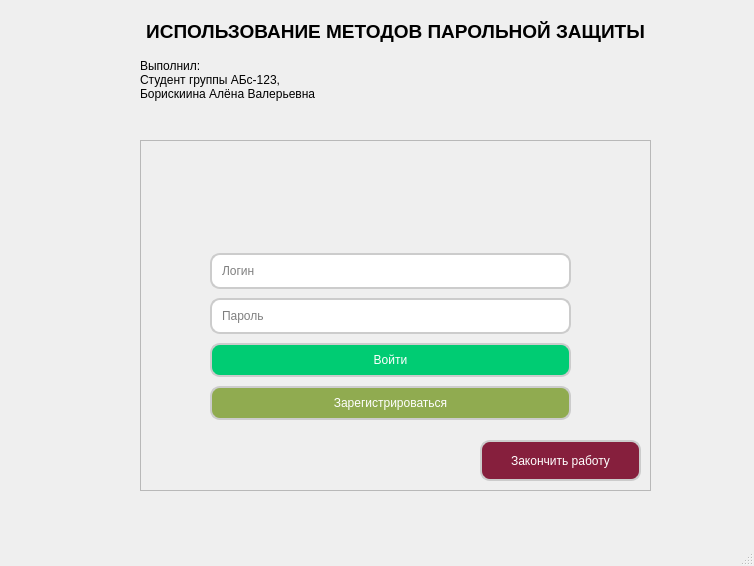
<?xml version="1.0" encoding="UTF-8"?>
<ui version="4.0">
 <class>MainWindow</class>
 <widget class="QMainWindow" name="MainWindow">
  <property name="geometry">
   <rect>
    <x>0</x>
    <y>0</y>
    <width>754</width>
    <height>566</height>
   </rect>
  </property>
  <property name="windowTitle">
   <string>MainWindow</string>
  </property>
  <property name="styleSheet">
   <string notr="true"/>
  </property>
  <widget class="QWidget" name="centralwidget">
   <widget class="QWidget" name="verticalLayoutWidget">
    <property name="geometry">
     <rect>
      <x>140</x>
      <y>10</y>
      <width>511</width>
      <height>91</height>
     </rect>
    </property>
    <layout class="QVBoxLayout" name="verticalLayout">
     <item>
      <widget class="QLabel" name="label">
       <property name="font">
        <font>
         <pointsize>14</pointsize>
         <bold>true</bold>
        </font>
       </property>
       <property name="text">
        <string>ИСПОЛЬЗОВАНИЕ МЕТОДОВ ПАРОЛЬНОЙ ЗАЩИТЫ</string>
       </property>
       <property name="alignment">
        <set>Qt::AlignCenter</set>
       </property>
      </widget>
     </item>
     <item>
      <widget class="QLabel" name="label_2">
       <property name="text">
        <string>Выполнил:
Студент группы АБс-123,
Борискиина Алёна Валерьевна</string>
       </property>
      </widget>
     </item>
    </layout>
   </widget>
   <widget class="QFrame" name="frame">
    <property name="geometry">
     <rect>
      <x>140</x>
      <y>140</y>
      <width>511</width>
      <height>351</height>
     </rect>
    </property>
    <property name="styleSheet">
     <string notr="true">QFrame{
    background-color: #ffffff;
    border-radius: 10px;
};</string>
    </property>
    <property name="frameShape">
     <enum>QFrame::StyledPanel</enum>
    </property>
    <property name="frameShadow">
     <enum>QFrame::Raised</enum>
    </property>
    <widget class="QLabel" name="label_5">
     <property name="geometry">
      <rect>
       <x>100</x>
       <y>40</y>
       <width>301</width>
       <height>61</height>
      </rect>
     </property>
     <property name="text">
      <string/>
     </property>
     <property name="pixmap">
      <pixmap resource="resources/mainwindow.qrc">:/resources/images/logo.png</pixmap>
     </property>
     <property name="scaledContents">
      <bool>true</bool>
     </property>
    </widget>
    <widget class="QWidget" name="verticalLayoutWidget_2">
     <property name="geometry">
      <rect>
       <x>70</x>
       <y>110</y>
       <width>361</width>
       <height>176</height>
      </rect>
     </property>
     <layout class="QVBoxLayout" name="verticalLayout_4">
      <item>
       <widget class="QLineEdit" name="lineEdit_login">
        <property name="styleSheet">
         <string notr="true">QLineEdit {
    border: 2px solid #ccc;
    border-radius: 10px;
    padding: 8px;
    background-color: white;
}</string>
        </property>
        <property name="placeholderText">
         <string>Логин</string>
        </property>
       </widget>
      </item>
      <item>
       <widget class="QLineEdit" name="lineEdit_password">
        <property name="styleSheet">
         <string notr="true">QLineEdit {
    border: 2px solid #ccc;
    border-radius: 10px;
    padding: 8px;
    background-color: white;
}</string>
        </property>
        <property name="placeholderText">
         <string>Пароль</string>
        </property>
       </widget>
      </item>
      <item>
       <widget class="QPushButton" name="pushButton_enter">
        <property name="styleSheet">
         <string notr="true">QPushButton{
    border: 2px solid #ccc;
    border-radius: 10px;
    padding: 8px;
	color:white;
    background-color: #00cc73;
}</string>
        </property>
        <property name="text">
         <string>Войти</string>
        </property>
       </widget>
      </item>
      <item>
       <widget class="QPushButton" name="pushButton_register">
        <property name="styleSheet">
         <string notr="true">QPushButton{
    border: 2px solid #ccc;
    border-radius: 10px;
    padding: 8px;
	color:white;
    background-color: #90ab50;
}</string>
        </property>
        <property name="text">
         <string>Зарегистрироваться</string>
        </property>
       </widget>
      </item>
     </layout>
    </widget>
    <widget class="QPushButton" name="pushButton_quit">
     <property name="geometry">
      <rect>
       <x>340</x>
       <y>300</y>
       <width>161</width>
       <height>41</height>
      </rect>
     </property>
     <property name="styleSheet">
      <string notr="true">QPushButton{
    border: 2px solid #ccc;
    border-radius: 10px;
    padding: 8px;
	color:white;
    background-color: #861f3d;
}</string>
     </property>
     <property name="text">
      <string>Закончить работу</string>
     </property>
    </widget>
   </widget>
  </widget>
  <widget class="QMenuBar" name="menubar">
   <property name="geometry">
    <rect>
     <x>0</x>
     <y>0</y>
     <width>754</width>
     <height>23</height>
    </rect>
   </property>
  </widget>
  <widget class="QStatusBar" name="statusbar"/>
 </widget>
 <resources>
  <include location="resources/mainwindow.qrc"/>
  <include location="mainWindow.qrc"/>
 </resources>
 <connections/>
</ui>
